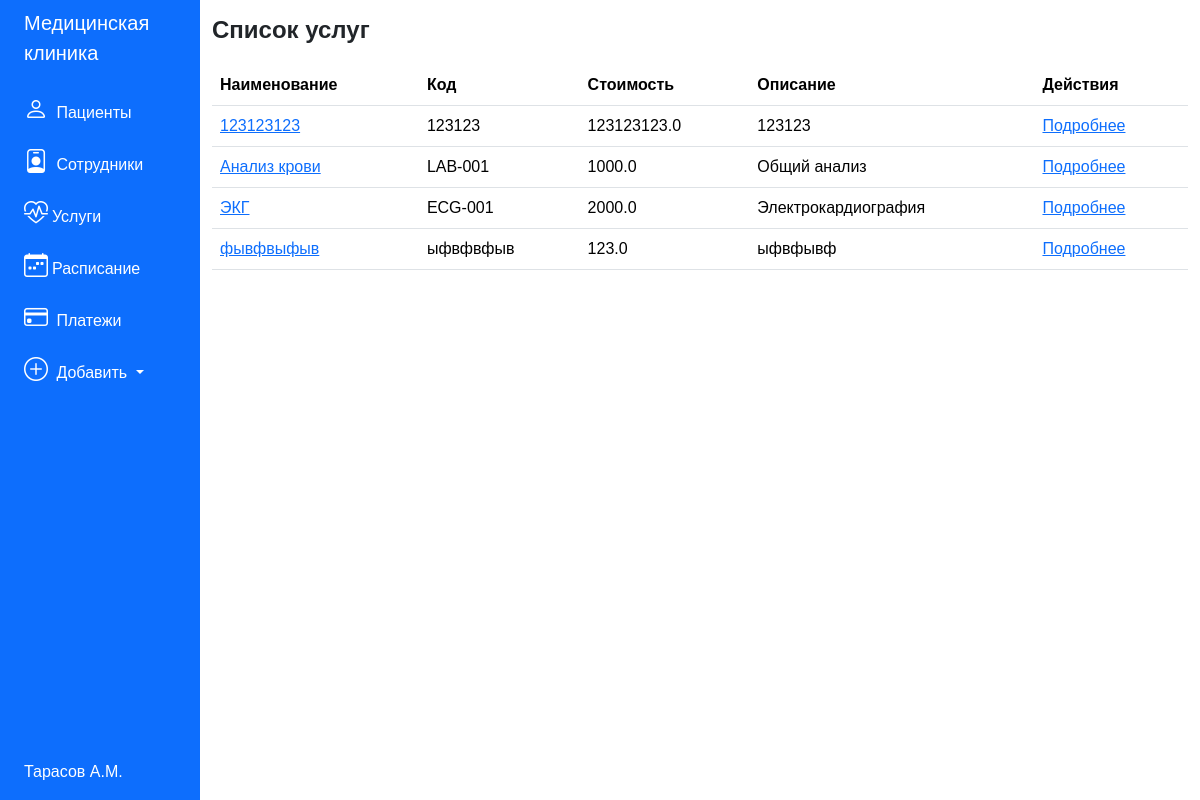
/services, run on the app's committed database.
### tables this page shows
CREATE TABLE Services (
            id INTEGER PRIMARY KEY AUTOINCREMENT,
            Name TEXT NOT NULL,
            Code TEXT UNIQUE,
            Cost REAL NOT NULL,
            Description TEXT,
            DetailedDescription TEXT
        );

### medclinic.py (the view)
@app.route('/services')
def services_list():
    services = get_services_from_db()
    return render_template('services/services_list.html', services=services)

### medclinic.py (called while the page is built)
def execute_query(query, params=None, fetchone=False, commit=False):
    conn = sqlite3.connect('medclinic.db')
    cursor = conn.cursor()
    cursor.execute(query, params or ())
    if commit:
        conn.commit()
    result = cursor.fetchone() if fetchone else cursor.fetchall()
    conn.close()
    return result

def get_services_from_db():
    return execute_query("SELECT * FROM Services")

### templates/services/services_list.html
{% extends 'base.html' %}
{% block content %}
    <h1 class="main-header">Список услуг</h1>
    <table class="table">
        <thead>
            <tr>
                <th>Наименование</th>
                <th>Код</th>
                <th>Стоимость</th>
                <th>Описание</th>
                <th>Действия</th>
            </tr>
        </thead>
        <tbody>
            {% for service in services %}
            <tr>
                <td><a href="{{ url_for('service_details', id=service[0]) }}">{{ service[1] }}</a></td>
                <td>{{ service[2] }}</td>
                <td>{{ service[3] }}</td>
                  <td>{{ service[4] }}</td>
                 <td><a href="{{ url_for('service_details', id=service[0]) }}">Подробнее</a></td>
            </tr>
            {% endfor %}
        </tbody>
    </table>
{% endblock %}

### templates/base.html (shortened to what this page needs)
<!doctype html>
<html lang="en">
<head>
    <link rel="stylesheet" href="https://cdn.jsdelivr.net/npm/bootstrap@5.3.3/dist/css/bootstrap.min.css"
>
    <link rel="stylesheet" href="https://cdn.jsdelivr.net/npm/bootstrap-icons@1.11.3/font/bootstrap-icons.min.css">
    <link rel="stylesheet" href="{{ url_for('static', filename='css/style.css') }}">
</head>
<body>
    <div class="container-fluid">
        <div class="row flex-nowrap">
            <div class="col-auto col-md-3 col-xl-2 px-sm-2 px-0 bg-primary">
                <div class="d-flex flex-column align-items-center align-items-sm-start px-3 pt-2  min-vh-100">
                    <a href="/"
                        class="d-flex align-items-center pb-3 mb-md-0 me-md-auto text-white text-decoration-none">
                        <span class="fs-5 d-none d-sm-inline">Медицинская клиника</span>
                    </a>
                    <ul class="nav nav-pills flex-column mb-sm-auto mb-0 align-items-center align-items-sm-start"
                        id="menu">
                        <li>
                            <a href="{{ url_for('patients_list') }}" class="nav-link px-0 align-middle text-white">
                            <i class="fs-4 bi-person"></i> <span class="ms-1 d-none d-sm-inline">Пациенты</span></a>
                        </li>
                        <li>
                            <a href="{{ url_for('employees_list') }}" class="nav-link px-0 align-middle text-white">
                            <i class="fs-4 bi-person-badge"></i> <span class="ms-1 d-none d-sm-inline">Сотрудники</span></a>
                        </li>
                        <li>
                           <a href="{{ url_for('services_list') }}" class="nav-link px-0 align-middle text-white">
                            <i class="fs-4 bi-heart-pulse"></i><span class="ms-1 d-none d-sm-inline">Услуги</span></a>
                        </li>
                        <li>
                           <a href="{{ url_for('appointments_list') }}" class="nav-link px-0 align-middle text-white">
                            <i class="fs-4 bi-calendar-week"></i><span class="ms-1 d-none d-sm-inline">Расписание</span></a>
                        </li>
                         <li>
                            <a href="{{ url_for('payments_list') }}" class="nav-link px-0 align-middle text-white">
                            <i class="fs-4 bi-credit-card"></i> <span class="ms-1 d-none d-sm-inline">Платежи</span></a>
                        </li>
                         <li class="dropdown pb-4">
                            <a href="#" class="nav-link px-0 align-middle text-white dropdown-toggle"
                                id="dropdownCreate" data-bs-toggle="dropdown" aria-expanded="false">
                                <i class="fs-4 bi-plus-circle"></i> <span class="ms-1 d-none d-sm-inline">Добавить </span>
                            </a>
                        </li>
                    </ul>
                 <div class="sidebar-footer text-center text-white pb-3">Тарасов А.М.</div>
                </div>
            </div>
            <div class="col py-3">
                 {% block content %} {% endblock %}
            </div>
        </div>
    </div>
</body>
</html>

### static/css/style.css (style rules this page uses)
body { font-family: sans-serif; }
.sidebar-footer { margin-top: auto; }
.main-header { font-size: x-large; font-weight: bold; margin-bottom: 20px; }

### data on the page
Services: Name "123123123", Code "123123", Cost "123123123.0", Description "123123"
Services: Name "Анализ крови", Code "LAB-001", Cost "1000.0", Description "Общий анализ"
Services: Name "ЭКГ", Code "ECG-001", Cost "2000.0", Description "Электрокардиография"
Services: Name "фывфвыфыв", Code "ыфвфвфыв", Cost "123.0", Description "ыфвфывф"
